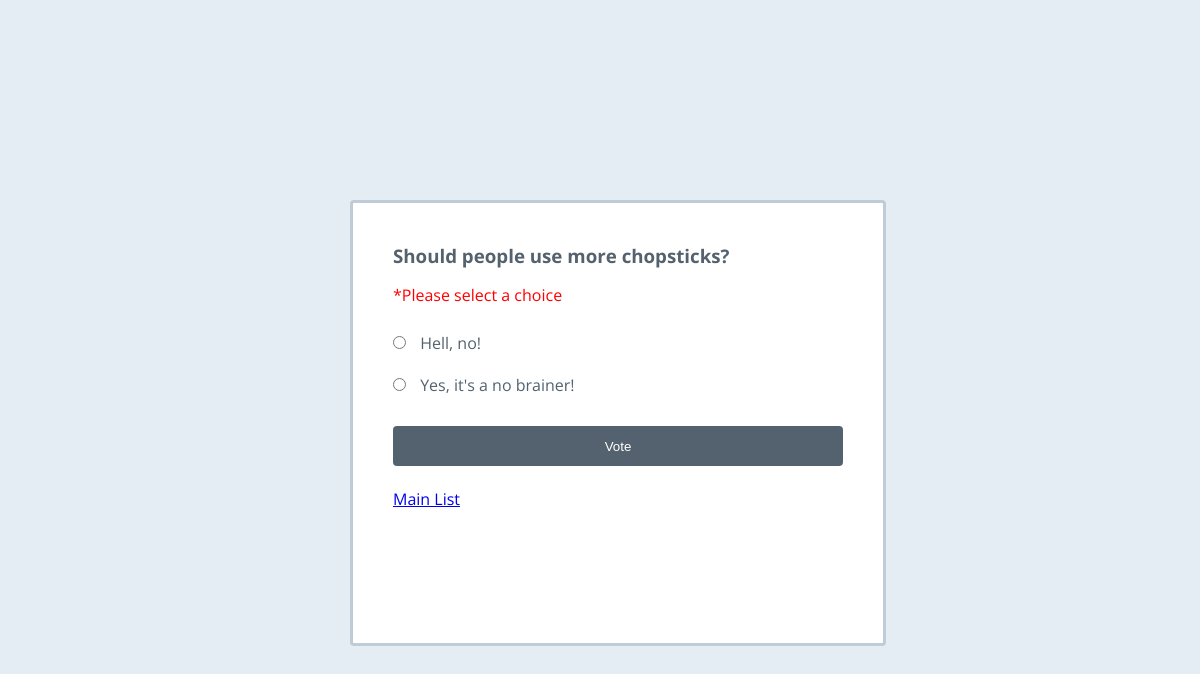
Page /polls/6/vote on the committed database.
### polls/models.py (models this page shows, shortened)
class Question(models.Model):
    question_text = models.CharField(max_length=200)
    pub_date = models.DateTimeField('date published')

class Choice(models.Model):
    question = models.ForeignKey(Question, on_delete=models.CASCADE)
    choice_text = models.CharField(max_length=200)
    votes = models.IntegerField(default=0)

### polls/views.py (the view)
# urls.py: path('<int:question_id>/vote', views.vote, name="vote"),
def vote(request,question_id):
    try:
        question = Question.objects.get(pk=question_id)
    except Question.DoesNotExist:
        raise Http404("Page does not exist")
    try:
        selected_choice = question.choice_set.get(pk=request.POST['choice'])
    except (KeyError, Choice.DoesNotExist):
        return render(request,'polls/details.html',{'question':question,'error_message': "Please select a choice"})
    else:
        selected_choice.votes += 1
        selected_choice.save()
        return HttpResponseRedirect(reverse('polls:results',args={question.id}))

### polls/templates/polls/details.html (shortened to what this page needs)
<!DOCTYPE html>
<html lang="en">
<head>
</head>
<body>
<div class="poll">
{% if question %}
    <h3>{{ question.question_text }}</h3>
{% endif %}
<form action="{% url 'polls:vote' question.id%}" method="post">
{% if error_message %}<p class="error">*{{ error_message }}</p>{% endif %}
<ul>
{% for choice in question.choice_set.all %}
    <li><input name="choice" type="radio" id="choice{{ forloop.counter }}" value="{{ choice.id }}"/>
        <label for="choice{{ forloop.counter }}">{{ choice.choice_text }} </label>
    </li>
{% endfor %}
</ul>
<input type="submit" value="Vote" />
</form>
<br>
<a href="{% url 'polls:polls' %}">Main List</a>
</div>
</body>
</html>

### polls/templates/polls/details.html (style rules this page uses)
body { font-family: 'Open Sans', sans-serif; font-weight:400; background-color:#e4edf4; color:#53626E; }
.error { color:#FF0000 }

### rows in the picture
Question: question_text "Should people use more chopsticks?"
Choice: choice_text "Hell, no!"
Choice: choice_text "Yes, it's a no brainer!"

### other values in the picture
{{ error_message }} "Please select a choice"
